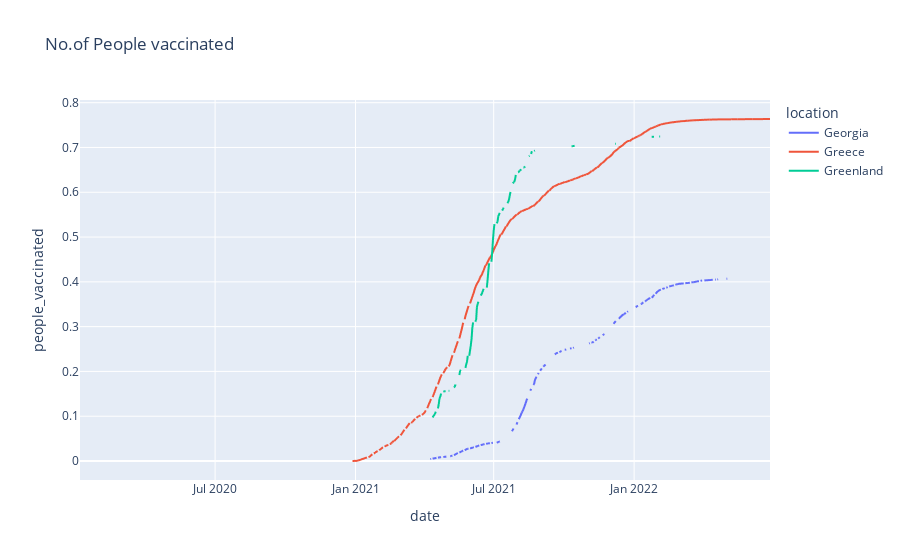

The notebook cell saved with this chart:
### Code cell
fig = px.line(df_intermediate, x="date", y="people_vaccinated", color='location', title='No.of People vaccinated')
fig.show()

### Figure 1 — Plotly figure (JSON) as saved in the notebook; plotly's stock layout.template omitted (floating-point values rounded to 4 significant figures; data arrays with more than 128 entries replaced by an {"elided": "..."} marker saying what was removed)
{"data": [{"hovertemplate": "location=Georgia<br>date=%{x}<br>people_vaccinated=%{y}<extra></extra>", "legendgroup": "Georgia", "line": {"color": "#636efa", "dash": "solid"}, "marker": {"symbol": "circle"}, "mode": "lines", "name": "Georgia", "showlegend": true, "type": "scattergl", "x": {"elided": "854 str values"}, "xaxis": "x", "y": {"elided": "854 float values"}, "yaxis": "y"}, {"hovertemplate": "location=Greece<br>date=%{x}<br>people_vaccinated=%{y}<extra></extra>", "legendgroup": "Greece", "line": {"color": "#EF553B", "dash": "solid"}, "marker": {"symbol": "circle"}, "mode": "lines", "name": "Greece", "showlegend": true, "type": "scattergl", "x": {"elided": "857 str values"}, "xaxis": "x", "y": {"elided": "857 float values"}, "yaxis": "y"}, {"hovertemplate": "location=Greenland<br>date=%{x}<br>people_vaccinated=%{y}<extra></extra>", "legendgroup": "Greenland", "line": {"color": "#00cc96", "dash": "solid"}, "marker": {"symbol": "circle"}, "mode": "lines", "name": "Greenland", "showlegend": true, "type": "scattergl", "x": {"elided": "835 str values"}, "xaxis": "x", "y": {"elided": "835 float values"}, "yaxis": "y"}], "layout": {"autosize": true, "legend": {"title": {"text": "location"}, "tracegroupgap": 0}, "title": {"text": "No.of People vaccinated"}, "xaxis": {"anchor": "y", "autorange": true, "domain": [0, 1], "range": ["2020-01-06", "2022-06-28"], "title": {"text": "date"}, "type": "date"}, "yaxis": {"anchor": "x", "autorange": true, "domain": [0, 1], "range": [-0.04242, 0.806], "title": {"text": "people_vaccinated"}, "type": "linear"}}}
